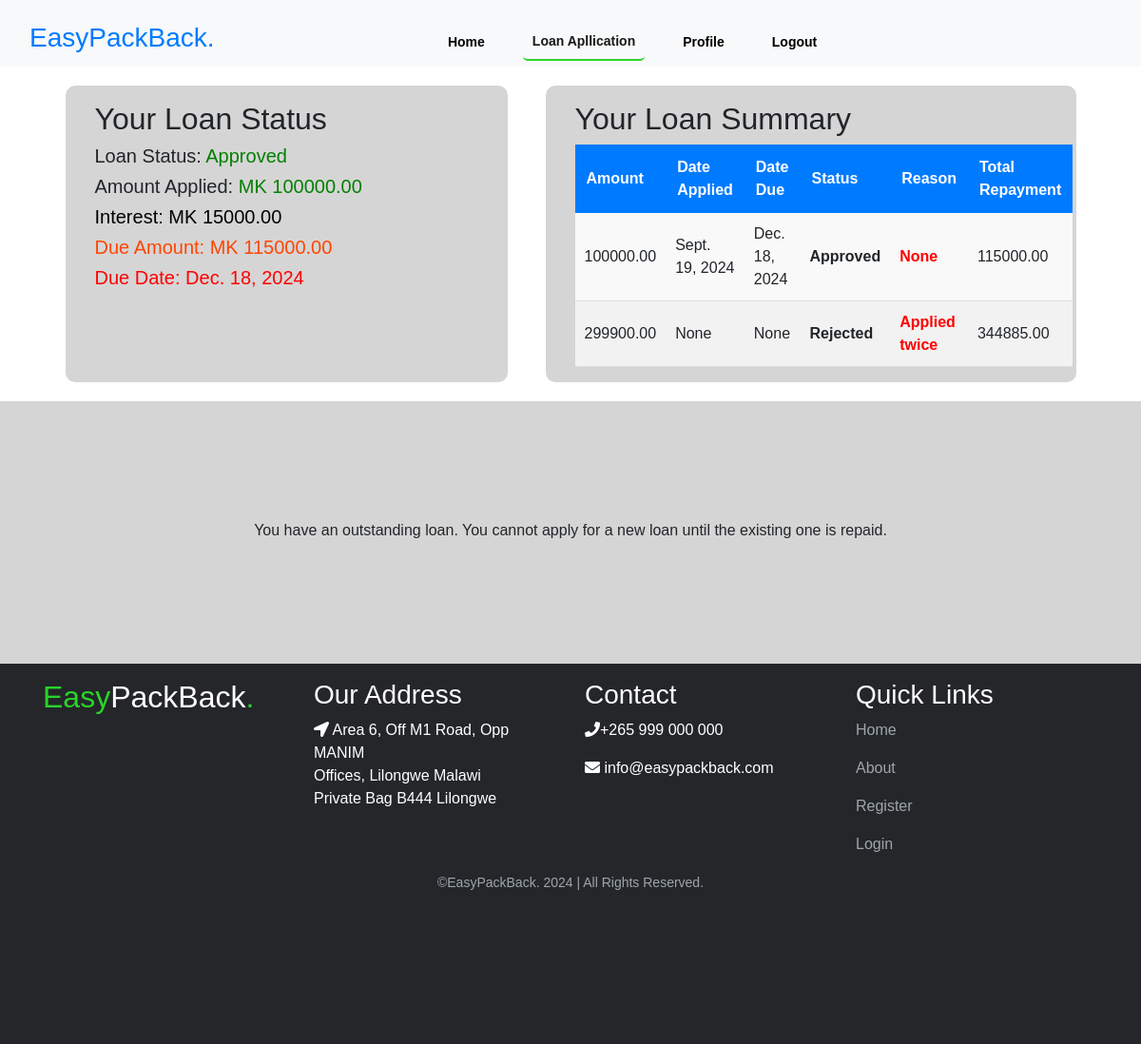
The page /loan/ (signed in) on the database its author committed.
### core/models.py (models this page shows, shortened)
class Loan(models.Model):
    STATUS_CHOICES = (
        ('Pending', 'Pending'),
        ('Approved', 'Approved'),
        ('Rejected', 'Rejected'),
    )
    member = models.ForeignKey(Member, on_delete=models.SET_NULL, null=True)
    amount = models.DecimalField(max_digits=10, decimal_places=2)
    collateral_description = models.CharField(max_length=255, blank=True, null=True)
    collateral_name = models.CharField(max_length=255, blank=True, null=True)
    collateral_image = models.ImageField(upload_to='collateral_images/', default=None)
    date_issued = models.DateField(null=True, blank=True, help_text="Date the loan was issued")
    status = models.CharField(max_length=10, choices=STATUS_CHOICES, default='Pending')
    date_due = models.DateField(null=True, blank=True)
    interest_rate = models.DecimalField(max_digits=5, decimal_places=2, default=15)
    total_repayable = models.DecimalField(max_digits=10, decimal_places=2, null=True, blank=True)
    penalty_rate = models.DecimalField(max_digits=5, decimal_places=2, default=2.50)
    repaid = models.BooleanField(default=False)
    amount_paid = models.DecimalField(max_digits=10, decimal_places=2, default=Decimal('0.00'))  # Track repayments
    rejection_reason = models.CharField(max_length=255,null=True, blank=True)  # Add field for rejection reason
    REQUIRED_APPROVALS = 2  # Define the number of required approvals

### core/views.py (the view)
# urls.py: path('loan/', views.loans, name="loans"),
@login_required
def loans(request):
    user = request.user
    total_pending_loans = Loan.objects.filter(status='Pending').count()
    outstanding_loans = Loan.objects.filter(
        member=user, repaid=False
    ).exclude(status__in=['Rejected', 'Paid']).first()
    rejected_loan = Loan.objects.filter(member=user, status='Rejected').first()
    pending_loan = Loan.objects.filter(member=user, status='Pending').first()
    outstanding_amount = Decimal('0.00')
    interest_amount = Decimal('0.00')
    due_date = None
    status = None
    approved_amount = Decimal('0.00')
    if outstanding_loans:
        outstanding_amount = outstanding_loans.total_repayable - outstanding_loans.amount_paid
        interest_amount = outstanding_loans.total_repayable - outstanding_loans.amount  # Interest part
        due_date = outstanding_loans.date_due
        status = outstanding_loans.status
        approved_amount = outstanding_loans.amount
    user_loans = Loan.objects.filter(member=user).order_by('-date_issued')
    try:
        personal_details = PersonalBankDetail.objects.get(member=user)
    except PersonalBankDetail.DoesNotExist:
        personal_details = None
    show_loan_form = not outstanding_loans and not pending_loan
    if request.method == 'POST' and show_loan_form:
        loan_form = LoanApplicationForm(request.POST, request.FILES)
        bank_details_form = PersonalBankDetailForm(request.POST, instance=personal_details)
        if loan_form.is_valid() and bank_details_form.is_valid():
            bank_details = bank_details_form.save(commit=False)
            bank_details.member = user
            bank_details.save()
            loan_application = loan_form.save(commit=False)
            loan_application.member = user
            loan_application.bank_details = bank_details
            loan_amount = Decimal(str(loan_application.amount))
            interest_rate = Decimal(loan_application.interest_rate) / 100
            loan_application.total_repayment = loan_amount + (loan_amount * interest_rate)
            loan_application.save()
            messages.success(request, 'Loan application submitted successfully.')
            return redirect('home')  # Redirect to a suitable page after submission
    else:
        loan_form = LoanApplicationForm()
        bank_details_form = PersonalBankDetailForm(instance=personal_details)
    context = {
        'loan_form': loan_form,
        'bank_details_form': bank_details_form,
        'personal_details': personal_details,
        'user_loans': user_loans,
        'outstanding_loans': outstanding_loans is not None,
        'outstanding_amount': outstanding_amount,
        'interest_amount': interest_amount,
        'due_date': due_date,
        'status': status,
        'approved_amount': approved_amount,
        'rejected_loan': rejected_loan is not None,
        'pending_loan': pending_loan is not None,
        'total_pending_loans': total_pending_loans,
        'show_loan_form': show_loan_form,
    }
    return render(request, 'loan.html', context)

### core/templates/loan.html (shortened to what this page needs)
{% load static %}
{% load crispy_forms_tags %}
<!DOCTYPE html>
<html lang="en">
<head>
    <link href="https://cdn.jsdelivr.net/npm/bootstrap@5.3.3/dist/css/bootstrap.min.css" rel="stylesheet">
    <link rel="stylesheet" href="https://stackpath.bootstrapcdn.com/bootstrap/4.3.1/css/bootstrap.min.css">
    <link rel="stylesheet" href="https://unpkg.com/bootstrap@5.3.2/dist/css/bootstrap.min.css" />
    <link rel="stylesheet" href="https://unpkg.com/bs-brain@2.0.3/components/facts/fact-5/assets/css/fact-5.css" />
    <link rel="stylesheet" href="https://maxcdn.bootstrapcdn.com/bootstrap/4.1.3/css/bootstrap.min.css">
    <link href="https://maxcdn.bootstrapcdn.com/font-awesome/4.7.0/css/font-awesome.min.css" rel="stylesheet" >
    <link href="{% static 'css/bootstrap.css' %}" rel="stylesheet">
    <link href="{% static 'css/fontawesome-all.css' %}" rel="stylesheet">
	<link href="{% static 'css/style.css' %}" rel="stylesheet">
</head>
<body>
  <nav class="navbar navbar-expand-lg navbar-light sticky-top bg-gray bg-body-tertiary">
    <div class="container">
      <h3 class="title text-primary">EasyPackBack.</h3>
      <div class="collapse navbar-collapse" id="navbarSupportedContent">
        <ul class="navbar-nav">
            <li class="nav-item ">
              <a class="nav-link" aria-current="page" href="{% url 'home' %}"> Home</a>
            </li>
            <li class="nav-item ">
              <a class="nav-link active" aria-current="page" href="{% url 'loans' %}">Loan Apllication</a>
            </li>
            <li class="nav-item ">
              <a class="nav-link" aria-current="page" href="{% url 'user_details' user.id  %}">Profile</a>
            </li>
            <li class="nav-item ">
              <a class="nav-link" aria-current="page" href="{% url 'logout' %}"> Logout</a>
            </li>
          </ul>
        </div>
      </div>
    </nav>
    <div class="site-section">
      <div class="container">
        <div class="row justify-content-center align-items-center ">
          <div class="row justify-content-center ">
            <div class="col-lg-5 cml-status">
              <div class="text-box" style="padding: 1rem;">
                <h2 class="mb-30">Your Loan Status</h2>
                {% if outstanding_loans %}
                <h5> Loan Status:<span style="color: green;"> {{ status }}</span></h5>
                  <h5 >Amount Applied:<span style="color: green;"> MK {{ approved_amount}}</span></h5>
                  <h5 style="color: black;">Interest: MK {{ interest_amount}}</h5>
                  <h5 style="color: orangered;">Due Amount: MK {{ outstanding_amount}}</h5>
                  <h5 style="color: red;">Due Date: {{ due_date }}</h5>
                  {% else %}
                    <h5>No loan information</h5>
                  {% endif %}
              </div>
        </div>
            <div class="col-lg-6">
              <div class="text-box" style="padding: 1rem; margin-right: 10px;">
                <h2>Your Loan Summary</h2>
                  <div class="loan-summary-container">
                      <table class="loan-summary-table">
                          <thead>
                              <tr>
                                  <th>Amount</th>
                                  <th>Date Applied</th>
                                  <th>Date Due</th>
                                  <th>Status</th>
                                  <th>Reason</th>
                                  <th>Total Repayment</th>
                              </tr>
                          </thead>
                          <tbody>
                              {% for loan in user_loans %}
                              <tr>
                                  <td>{{ loan.amount }}</td>
                                  <td>{{ loan.date_issued }}</td>
                                  <td>{{ loan.date_due }}</td>
                                  <td>{{ loan.status }}</td>
                                  <td style="color: red;">{{ loan.rejection_reason }}</td>
                                  <td>{{ loan.total_repayable }}</td>
                              </tr>
                              {% endfor %}
                          </tbody>
                      </table>
                  </div>
              </div>
          </div>
          </div>
        </div>
      </div>
    </div>
    <div class="form-1 clm bg-gray">
    <div class="container">
      <div class="row align-items-center justify-content-center">
        {%  if show_loan_form  %}
          <div class="col-lg-9" >
              <h2 style="text-align: center;">Loan Application Form</h2>
              <form method="POST" enctype="multipart/form-data" id="">
                {% csrf_token %}
                <div class="form-row justify-content-center">
                <div class="form-group col-md-9">
                    <legend>Loan Details</legend>
                    {{ loan_form|crispy }}
                    <label for="id_total_repayment">Total Amount to Repay:</label><br>
                    <input class="form-control" type="text" id="id_total_repayment" name="total_repayment" readonly>
                    <script>
                        // JavaScript to auto-calculate total repayment amount
                        const interestRate = 0.15;  // Example: 15% interest rate
                        const loanAmountField = document.getElementById('id_amount');
                        const totalRepaymentField = document.getElementById('id_total_repayment');
                        loanAmountField.addEventListener('input', function() {
                            const loanAmount = parseFloat(loanAmountField.value) || 0;
                            const totalRepayment = loanAmount + (loanAmount * interestRate);
                            totalRepaymentField.value = totalRepayment.toFixed(2);  // Show 2 decimal places
                        });
                    </script>
                </div>
                  <div class="form-group col-md-9">
                    <legend>Bank Details</legend>
                  {{ bank_details_form|crispy }}
                </div>
                    <div class="form-group col-md-12" align="center">
                        <button type="submit" class="btn btn-primary mt-20 mb-3" style="padding: 0.657rem 3rem;">Submit Loan Application</button>
                    </div>
                </div>
            </form>
          </div>
          {% else %}
          <p style="text-align: center;">You have an outstanding loan. You cannot apply for a new loan until the existing one is repaid.</p>
          {% endif %}
      </div>
  </div>
</div>
    <div class="copyright footer bg-gray">
      <div class="container">
          <div class="row">
              <div class="col-lg-3">
                  <h2 style="color: #fff;"><span style="color: rgb(42, 211, 42);">Easy</span>PackBack<span style="color: rgb(42, 211, 42);">.</span></h2>
              </div>
              <div class="col-lg-3">
                  <h3 style="color: #fff;">Our Address</h3>
                  <p style="color: #fff;"><i class="fa fa-location-arrow" aria-hidden="true"></i> Area 6, Off M1 Road, Opp MANIM <br> Offices, Lilongwe Malawi <br>
                  Private Bag B444 Lilongwe</p>
              </div>
              <div class="col-lg-3">
                  <h3 style="color: #fff;">Contact</h3>
                  <p style="color: #fff;"><i class="fa fa-phone" aria-hidden="true"></i>+265 999 000 000</p>
                  <p style="color: #fff;"><i class="fa fa-envelope" aria-hidden="true"></i> info@easypackback.com</p>
              </div>
              <div class="col-lg-3">
                  <h3 style="color: #fff;">Quick Links</h3>
                  <p><a href="">Home</a></p>
                  <p><a href="">About</a></p>
                  <p><a href="">Register</a></p>
                  <p><a href="">Login</a></p>
              </div>
          </div>
      </div>
      <div class="container">
          <div class="row">
              <div class="col-lg-12">
                  <p class="p-small">&copy;EasyPackBack. 2024 | All Rights Reserved.</p>
              </div>
          </div>
      </div>
  </div>
</body>
</html>

### core/static/css/style.css (style rules this page uses)
body { width: 100%; height: 100%; font-family:"Archivo Narrow", sans-serif; }
.p-small { font-size: 0.875rem; line-height: 1.5rem; }
a { text-decoration: underline; }
.navbar { width: 100%; height: 70px; font-weight: 600; background-color: rgb(214, 213, 213); font-size: 0.875rem; line-height: 0.875rem; box-shadow: 0 1px 6px 0 rgba(0, 0, 0, 0.025); }
.navbar .navbar-nav { margin-top: 0.75rem; margin-bottom: 0.5rem; width: 90%; height: 70px; display: flex; justify-content: center; align-items: center; }
.navbar .nav-item .nav-link, .link { padding: 0.725rem 1.5rem; margin-left: 30px; color: #000; text-decoration: none; transition: all 0.2s ease; border-radius: 5px; }
.navbar .nav-item .nav-link.active , .active { border-bottom: 2px solid rgb(42, 211, 42); }
.col-lg-6 ,.col-lg-5 { margin: 20px; border-radius: 10px; }
.col-lg-6, .contr, .clm, .cml-status, .loan { background-color: rgb(214, 213, 213); }
.form-1 { padding-top: 7.75rem; padding-bottom: 7rem; }
.footer { height: 50vh; background-color: #686969; }
.footer a { text-decoration: none; }
.copyright { padding-top: 1rem; padding-bottom: 1rem; background-color: #24262a; }
.copyright .p-small { color: #9da6ac; text-align: center; }
.copyright a { color: #9da6ac; }
@media (min-width: 992px) { .navbar { padding-top: 1.65rem; background-color: transparent; box-shadow: none; transition: all 0.2s; } }
@media (min-width: 992px) { .navbar .navbar-nav { margin-top: 0; margin-bottom: 0; } }
@media (min-width: 992px) { .navbar .nav-item .nav-link { padding-right: 0.625rem; padding-left: 0.625rem; } }
@media (min-width: 1200px) { .navbar .container { max-width: 1330px; } }

### core/templates/loan.html (style rules this page uses)
.form-1 { padding-top: 7.75rem; padding-bottom: 7rem; }
.loan-summary-table { width: 100%; border-collapse: collapse; background-color: #f9f9f9; margin: 0; }
.loan-summary-table thead th { background-color: #007bff; color: #fff; padding: 12px; text-align: left; font-weight: bold; }
.loan-summary-table tbody td { padding: 10px; border-bottom: 1px solid #ddd; text-align: left; }
.loan-summary-table tbody tr:nth-child(even) { background-color: #f2f2f2; }
.loan-summary-table tbody tr td:nth-child(4) { font-weight: bold; }
.loan-summary-table tbody tr td:nth-child(5) { color: #28a745; font-weight: bold; }

### rows shown on the page
Loan: status "Approved", amount "100000.00", date_due "Dec. 18, 2024", date_issued "Sept. 19, 2024", rejection_reason "None", total_repayable "115000.00"
Loan: amount "299900.00", date_issued "None", date_due "None", status "Rejected", rejection_reason "Applied twice", total_repayable "344885.00"

### other values the page prints
{{ interest_amount }} "15000.00"
{{ outstanding_amount }} "115000.00"
